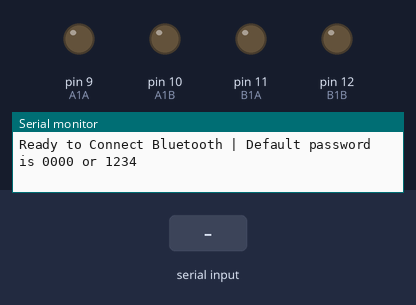
This sketch was run on a simulated Arduino Uno, built with avr-gcc and run on an emulated ATmega328P. On the bench: output pins drawn as LEDs (lit = HIGH), the last lines printed to the serial monitor. The inputs (shaded band) are chosen by the test bench.

Above: at 1.2 s.
1.3 s: "f" received over the second serial link
At 2.1 s:
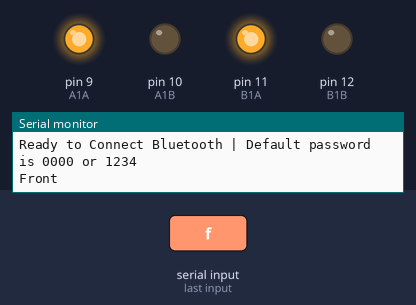
2.8 s: "l" received over the second serial link
At 3.3 s:
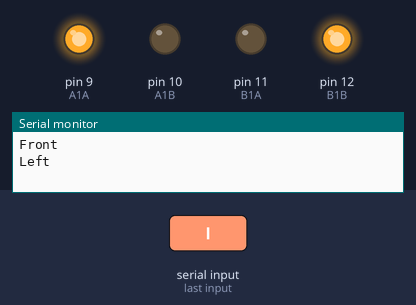
4.3 s: "r" received over the second serial link
At 5.6 s:
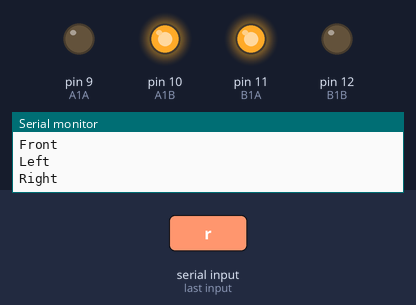
Timing chart, 0 to 7.3 s (numbered marks = the images above; inputs shaded):
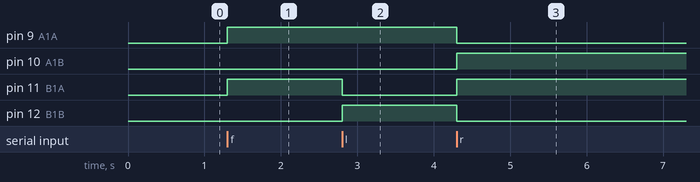

Measured:
- after the input at 1.3 s, pin 9 (A1A), pin 11 (B1A): LOW → HIGH at once
- after the input at 2.8 s, pin 11 (B1A): HIGH → LOW at once; pin 12 (B1B): LOW → HIGH at once
- after the input at 4.3 s, pin 9 (A1A), pin 12 (B1B): HIGH → LOW at once; pin 10 (A1B), pin 11 (B1A): LOW → HIGH at once

The sketch:

final.ino
```cpp
// (licence header left out)
#include <SoftwareSerial.h>

#define rx 6
#define tx 7

SoftwareSerial bluetooth(tx, rx);

char c;
int goBackStack = 0;


//PINS FOR MOTOR
const int A1A = 9;
const int A1B = 10;
const int B1A = 11;
const int B1B = 12;

void setup() {
  //Do not Touch this Part
  Serial.begin(9600);
  bluetooth.begin(9600);
  Init();
}

void Init(){
  //OnStart

  //Init motor output
  pinMode(A1A, OUTPUT);
  pinMode(A1B, OUTPUT);
  pinMode(B1A, OUTPUT);
  pinMode(B1B, OUTPUT);

  Serial.println("Ready to Connect Bluetooth | Default password is 0000 or 1234");
}

void loop() {
  //This part this checking client is sending new charater
  if(bluetooth.available() > 0){

    //This part is setting variable c to new charater that client sent to arduino
    c = bluetooth.read();

    //This means if c equals charater 'f' then, it will call goFront() method, and it will reset goBackStack
    // *IMPORTANT in almost every language, char means charater and it only allows one letter/charater. a-z, A-Z or number is usefull with Communicating
    if(c == 'f'){
      //Calling goFront() method;
      goFront();
      //Resting goBackStack
      goBackStack = 0;
    }else if(c == 'l'){
      goLeft();
      goBackStack = 0;
    }else if(c == 'r'){
      goRight();
      goBackStack = 0;
    }else if(c == 'b'){
      goBackStack++;
      if(goBackStack == 1)
        Stop();
      else if(goBackStack >= 2){
        //If client sends two back requests, then it calls goBack() method, and rest goBackStack;
        goBack();
        goBackStack = 0;
      }
    }
    //Your Code here
  }

  //DO NOT TOUCH THIS
  //delay(100);
}

void goFront(){
  //on goFront Request
  Serial.println("Front");
  digitalWrite(A1A, HIGH);
  digitalWrite(B1A, HIGH);
  digitalWrite(A1B, LOW);
  digitalWrite(B1B, LOW);
}

void goBack(){
  //on goBack Request
  Serial.println("Back");
  digitalWrite(A1A, LOW);
  digitalWrite(B1A, LOW);
  digitalWrite(A1B, HIGH);
  digitalWrite(B1B, HIGH);
}

void goLeft(){
  //on goLeft Request
  Serial.println("Left");
  digitalWrite(A1A, HIGH);
  digitalWrite(B1A, LOW);
  digitalWrite(A1B, LOW);
  digitalWrite(B1B, HIGH);
}

void goRight(){
  //on goRight Request
  Serial.println("Right");
  digitalWrite(A1A, LOW);
  digitalWrite(B1A, HIGH);
  digitalWrite(A1B, HIGH);
  digitalWrite(B1B, LOW);
}

void Stop(){
  //on Stop Request
  Serial.println("Stop");
  digitalWrite(A1A, LOW);
  digitalWrite(B1A, LOW);
  digitalWrite(A1B, LOW);
  digitalWrite(B1B, LOW);
}
```
